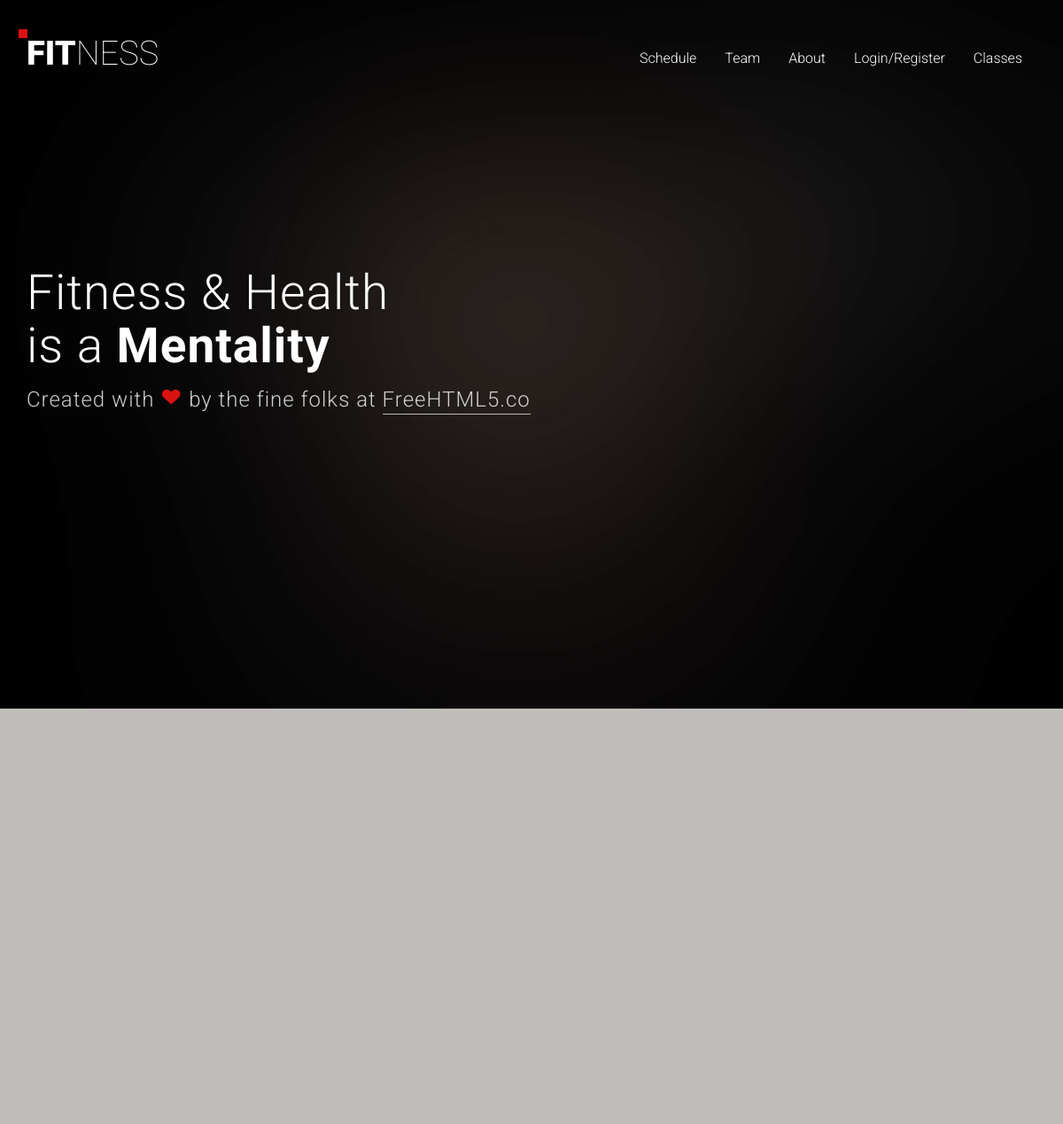
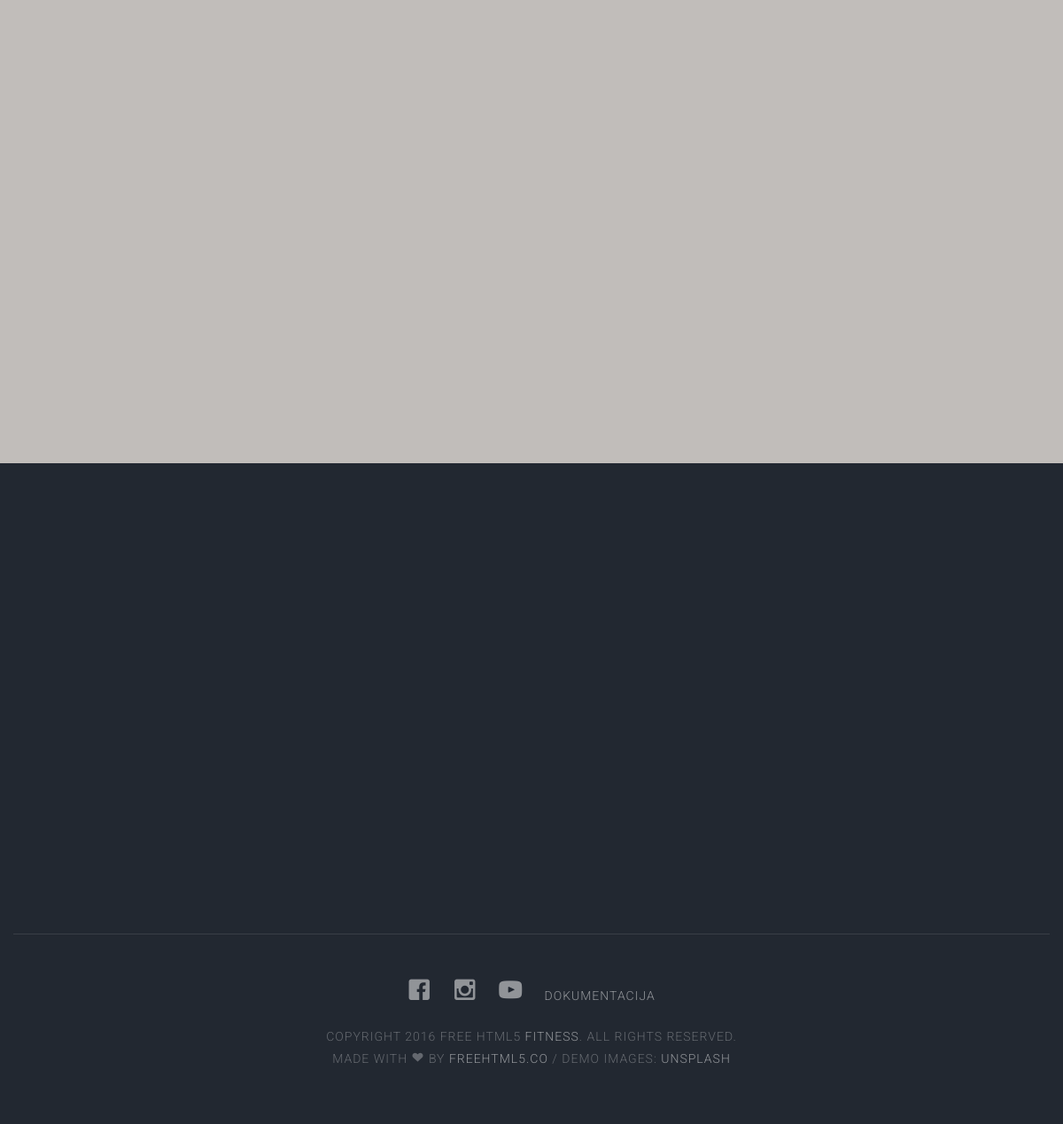
The page / on the database its author committed (2 pictures, top to bottom).
### tables this page shows
CREATE TABLE `navigation` (
  `id` int(11) NOT NULL,
  `name` varchar(30) NOT NULL
);

### views/commponents/classes.php (the view, shortened to what this page needs)
<?php
$upit="SELECT * FROM classes INNER JOIN images on classes.id_image = images.id";
$classes=$conn->query($upit);
?>
<div id="fh5co-programs-section">
    <div class="container">
        <div class="row">
            <div class="col-md-8 col-md-offset-2">
            </div>
        </div>
        <div class="row text-center">
            <?php foreach($classes as $c):?>
            <div class="col-md-4 col-sm-6">
            </div>
            <?php endforeach;?>
        </div>
    </div>
</div>

### views/commponents/header.php (shortened to what this page needs)
<?php
$upit="SELECT * FROM navigation";
$navigation=$conn->query($upit);
?>
<!DOCTYPE html>
 <html class="no-js">
<head>
    <link rel="stylesheet" href="css/animate.css">
    <link rel="stylesheet" href="css/icomoon.css">
    <link rel="stylesheet" href="css/bootstrap.css">
    <link rel="stylesheet" href="css/superfish.css">
    <link rel="stylesheet" href="css/style.css">
    <link rel="stylesheet" href="css/login.css">
</head>
<body>
<div id="fh5co-wrapper">
    <div id="fh5co-page">
        <div id="fh5co-header">
            <header id="fh5co-header-section">
                <div class="container">
                    <div class="nav-header">
                        <h1 id="fh5co-logo"><a href="index.html">Fit<span>ness</span></a></h1>
                        <nav id="fh5co-menu-wrap" role="navigation">
                            <ul class="sf-menu" id="fh5co-primary-menu">
                                <?php foreach($navigation as $n):?><li class="active">
                                    <a href="index.php?page=<?php echo $n['name']?>"><?php echo $n['name'];?></a>
                                </li>
                                <?php ;endforeach?>
                            </ul>
                        </nav>
                    </div>
                </div>
            </header>
        </div>

### css/superfish.css (style rules this page uses)
.sf-menu, .sf-menu * { margin: 0; padding: 0; list-style: none; }
.sf-menu li { position: relative; }
.sf-menu > li { float: left; }
.sf-menu a { display: block; position: relative; }
.sf-menu { float: left; margin-bottom: 1em; }
.sf-menu a { border-left: 1px solid #fff; border-top: 1px solid #dFeEFF; border-top: 1px solid rgba(255,255,255,.5); padding: .75em 1em; text-decoration: none; zoom: 1; }
.sf-menu a { color: #13a; }
.sf-menu li { background: #BDD2FF; white-space: nowrap; *white-space: normal; -webkit-transition: background .2s; transition: background .2s; }

### css/style.css (style rules this page uses)
body { font-family: "Roboto", Arial, sans-serif; line-height: 1.8; font-size: 16px; background: #fff; color: #848484; font-weight: 300; overflow-x: hidden; }
a { color: #4CB648; -webkit-transition: 0.5s; -o-transition: 0.5s; transition: 0.5s; }
p, ul, ol { margin-bottom: 1.5em; font-size: 20px; color: #848484; font-family: "Roboto", Arial, sans-serif; }
h1, h2, h3, h4, h5, h6 { color: #212121; font-family: "Roboto", Arial, sans-serif; font-weight: 400; margin: 0 0 30px 0; }
#fh5co-header { position: relative; margin-bottom: 0; z-index: 9999999; }
.sf-menu { margin: 0 !important; }
.sf-menu { float: right; }
.sf-menu a { color: rgba(255, 255, 255, 0.5); padding: 0.75em 1em !important; font-weight: normal; border-left: none; border-top: none; border-top: none; text-decoration: none; zoom: 1; font-size: 16px; border-bottom: none !important; font-weight: 300; }
.sf-menu li, .sf-menu ul li, .sf-menu ul ul li, .sf-menu li:hover, .sf-menu li.sfHover { background: transparent; }
.sf-menu li:hover a, .sf-menu li.sfHover a, .sf-menu ul li:hover a, .sf-menu ul li.sfHover a, .sf-menu li.active a { color: #fff; }
#fh5co-header-section { padding: 0; position: absolute; top: 0; left: 0; width: 100%; z-index: 2; }
.nav-header { margin-top: 40px; position: relative; float: left; width: 100%; }
#fh5co-logo { z-index: 2; font-size: 38px; text-transform: uppercase; font-weight: 900; float: left; margin-bottom: 0; margin-top: 0; }
#fh5co-logo a { position: relative; }
#fh5co-logo a:after { position: absolute; content: ''; top: -5px; left: -9px; background: #DA1212; width: 10px; height: 10px; }
#fh5co-logo span { padding: 0; margin: 0; font-weight: 100; }
#fh5co-logo a { color: #fff; }
#fh5co-menu-wrap { position: relative; z-index: 2; display: block; float: right; }
#fh5co-programs-section, #fh5co-schedule-section, #fh5co-team-section, #fh5co-blog-section, #fh5co-contact { padding: 7em 0; }
#fh5co-wrapper { overflow-x: hidden; position: relative; }
#fh5co-page { position: relative; -webkit-transition: 0.5s; -o-transition: 0.5s; transition: 0.5s; }
#offcanvas-menu { position: absolute; top: 0; bottom: 0; z-index: 99; background: #222; right: -240px; width: 240px; padding: 20px; overflow-y: scroll !important; }
#offcanvas-menu ul { padding: 0; margin: 0; }
#offcanvas-menu ul li { padding: 0; margin: 0 0 10px 0; list-style: none; }
#offcanvas-menu ul li a { font-size: 18px; color: rgba(255, 255, 255, 0.4); }
#offcanvas-menu ul li.active > a { color: #4CB648; }

### css/login.css (style rules this page uses)
*, *:before, *:after { box-sizing: border-box; }
html { overflow-y: scroll; }
body { background: #c1bdba; font-family: 'Titillium Web', sans-serif; }
a { text-decoration: none; color: #1ab188; transition: .5s ease; }
h1 { text-align: center; color: #ffffff; font-weight: 300; margin: 0 0 40px; }

### rows shown on the page
navigation: name "Schedule"
navigation: name "Team"
navigation: name "About"
navigation: name "Login/Register"
navigation: name "Classes"
